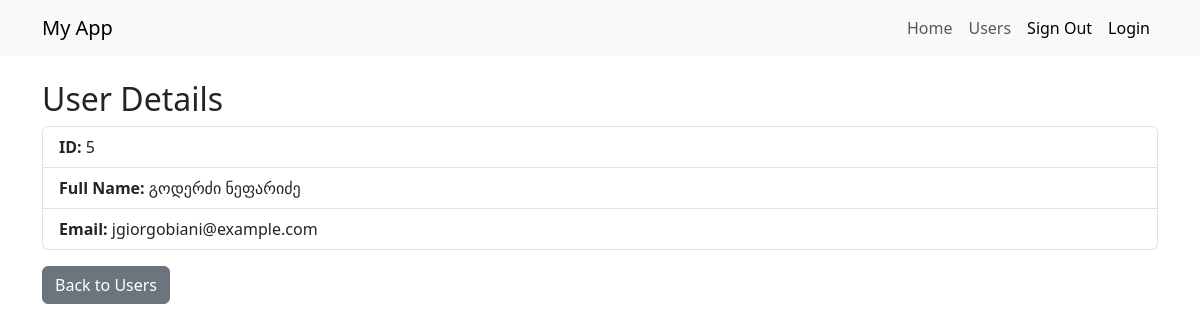
Page /user_detail/5 on the committed database.
### tables this page shows
CREATE TABLE users
        (id INTEGER PRIMARY KEY AUTOINCREMENT,
        first_name TEXT,
        last_name TEXT,
        age INTEGER,
        birth_date DATE,
        address TEXT,
        password TEXT,
        id_number INTEGER,
        email TEXT
    );

### app.py (the view)
@app.route('/user_detail/<int:user_id>')
def user_detail(user_id: int):
    conn = get_db()
    cursor = conn.cursor()
    user_obj = cursor.execute("""
    select * from users where id = ?
    """,
        (user_id, )).fetchone()
    conn.close()
    return render_template('user_detail.html', user=user_obj)

### app.py (called while the page is built)
def get_db():
    db = getattr(g, '_database', None)
    if db is None:
        db = g._database = sqlite3.connect(DATABASE)
        db.row_factory = sqlite3.Row
    return db

@app.teardown_appcontext
def close_connection(exception):
    db = getattr(g, '_database', None)
    if db is not None:
        db.close()

### templates/user_detail.html (shortened to what this page needs)
{% extends 'components/base.html' %}
{% block content %}
    {% if user %}
    <div class="container mt-4">
        <h2>User Details</h2>
        <ul class="list-group">
            <li class="list-group-item"><strong>ID:</strong> {{ user['id'] }}</li>
            <li class="list-group-item"><strong>Full Name:</strong> {{ user['first_name'] }} {{ user['last_name'] }}</li>
            <li class="list-group-item"><strong>Email:</strong> {{ user['email'] }}</li>
        </ul>
        <a href="{{ url_for('get_users') }}" class="btn btn-secondary mt-3">Back to Users</a>
    </div>
    {% else %}
<div class="alert alert-danger" role="alert">
      User With this id does not exist
</div>
    {% endif %}
{% endblock %}

### rows in the picture
users: id "5", first_name "გოდერძი", last_name "ნეფარიძე", email "jgiorgobiani@example.com"
